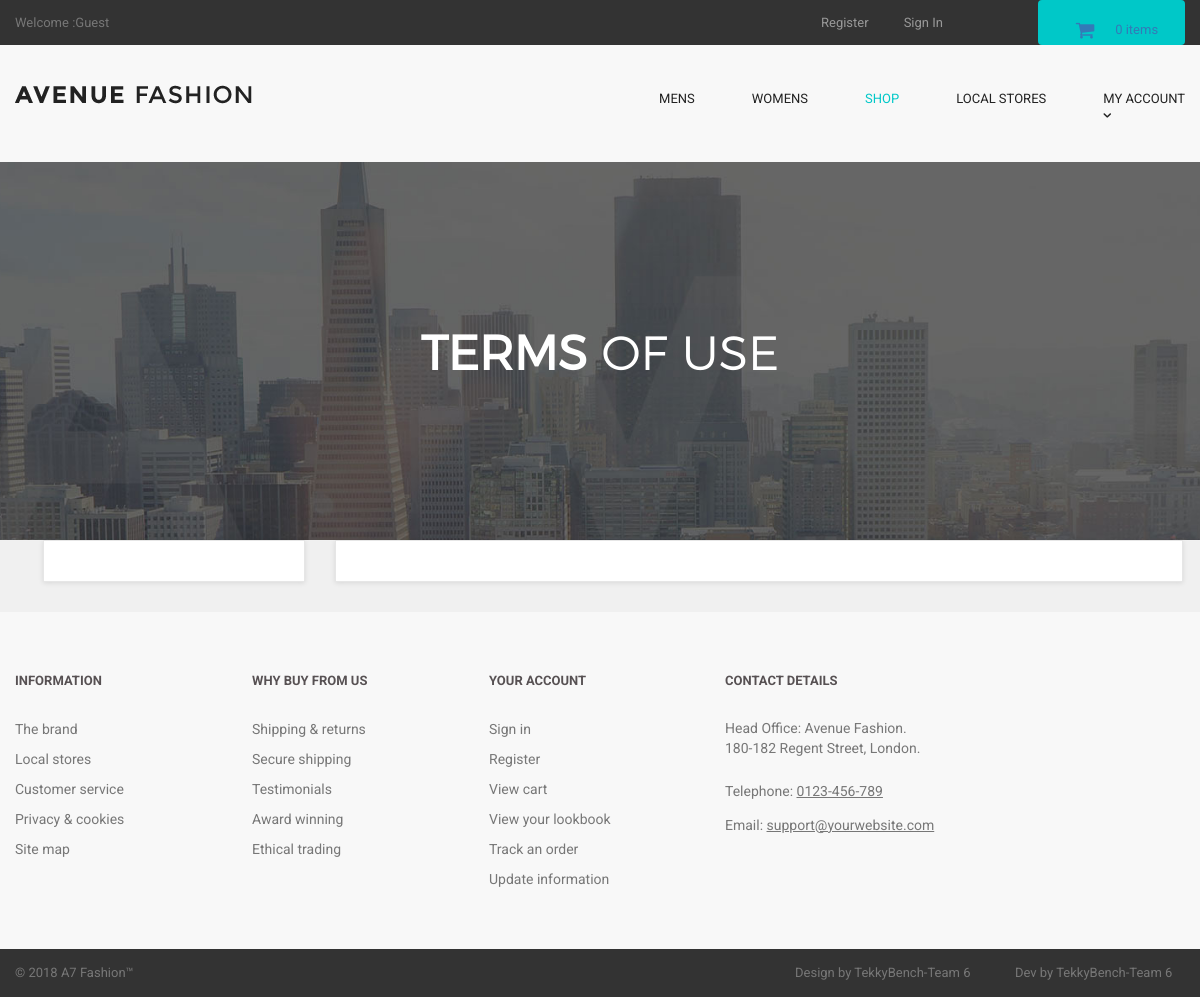
Page /terms.php on the earlier database version.
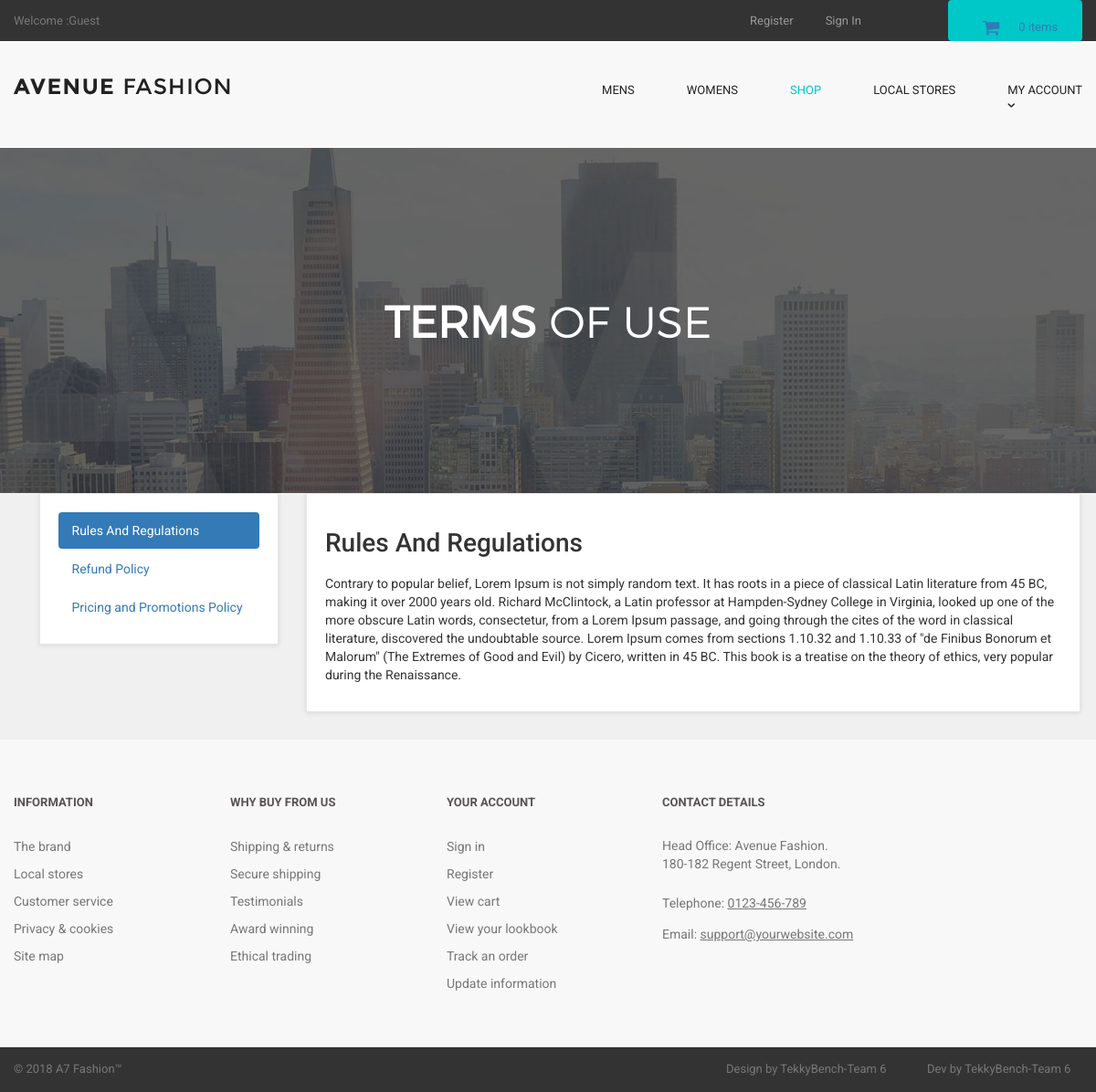
Same page on the later database version.
### tables this page shows
CREATE TABLE `terms` (
  `term_id` int(10) NOT NULL,
  `term_title` varchar(100) NOT NULL,
  `term_link` varchar(100) NOT NULL,
  `term_desc` text NOT NULL
);

### terms.php (the view, shortened to what this page needs)
<?php
include("includes/db.php");
include("includes/header.php");
include("includes/main.php");
?>
  <main>
    <div class="nero">
      <div class="nero__heading">
        <span class="nero__bold">Terms</span> of use
      </div>
    </div>
  </main>
<div id="content">
<div class="container">
<div class="col-md-3">
<div class="box">
<ul class="nav nav-pills nav-stacked">
<?php
$get_terms = "select * from terms LIMIT 0,1";
$run_terms = mysqli_query($con,$get_terms);
while($row_terms = mysqli_fetch_array($run_terms)){
$term_title = $row_terms['term_title'];
$term_link = $row_terms['term_link'];
?>
<li class="active">
<a data-toggle="pill" href="#<?php echo $term_link; ?>">
<?php echo $term_title; ?>
</a>
</li>
<?php } ?>
<?php
$count_terms = "select * from terms";
$run_count = mysqli_query($con,$count_terms);
$count = mysqli_num_rows($run_count);
$get_terms = "select * from terms LIMIT 1,$count";
$run_terms = mysqli_query($con,$get_terms);
while($row_terms = mysqli_fetch_array($run_terms)){
$term_title = $row_terms['term_title'];
$term_link = $row_terms['term_link'];
?>
<li>
<a data-toggle="pill" href="#<?php echo $term_link; ?>">
<?php echo $term_title; ?>
</a>
</li>
<?php } ?>
</ul>
</div>
</div>
<div class="col-md-9">
<div class="box">
<div class="tab-content" >
<?php
$get_terms = "select * from terms LIMIT 0,1";
$run_terms = mysqli_query($con,$get_terms);
while($row_terms = mysqli_fetch_array($run_terms)){
$term_title = $row_terms['term_title'];
$term_desc = $row_terms['term_desc'];
$term_link = $row_terms['term_link'];
?>
<div id="<?php echo $term_link; ?>" class="tab-pane fade in active" >
<h1> <?php echo $term_title; ?>  </h1>
<p> <?php echo $term_desc; ?> </p>
</div>
<?php } ?>
</div>
</div>
</div>
</div>
</div>
<?php
include("includes/footer.php");
?>
</body>
</html>

Differences in the rows shown:
added terms: term_title "Rules And Regulations", term_desc "Contrary to popular belief, Lorem Ipsum is not simply random text. It has roots in a piece of classical Latin literature from 45 BC, making it over 2000 years old. Richard McClintock, a Latin professor at Hampden-Sydney College in Virginia, looked up one of the more obscure Latin words, consectetur, from a Lorem Ipsum passage, and going through the cites of the word in classical literature, discovered the undoubtable source. Lorem Ipsum comes from sections 1.10.32 and 1.10.33 of \"de Finibus Bonorum et Malorum\" (The Extremes of Good and Evil) by Cicero, written in 45 BC. This book is a treatise on the theory of ethics, very popular during the Renaissance."
added terms: term_title "Refund Policy"
added terms: term_title "Pricing and Promotions Policy"
